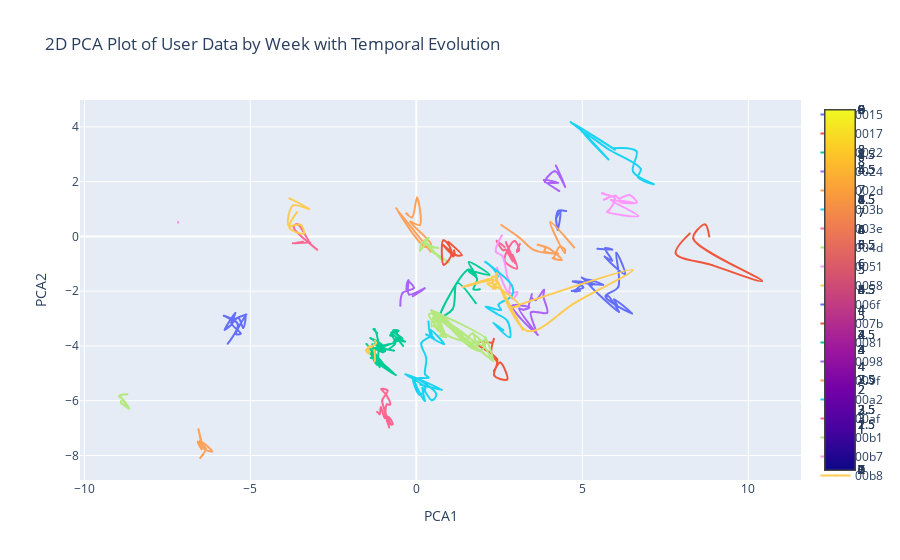

Notebook code cell kept with this figure:
### Code cell
unique_cloud_ids = all['CloudId'].unique()[:30]

# Initialize a new figure
fig = go.Figure()

# Iterate over each selected CloudId and add a trace for each
for cloud_id in unique_cloud_ids:
    user_data = all[all['CloudId'] == cloud_id]
    fig.add_trace(go.Scatter(
        x=user_data['PCA1'],
        y=user_data['PCA2'],
        mode='lines+markers',
        line_shape='spline',
        name=f'{cloud_id[:4]}',
        text=user_data.apply(lambda row: '<br>'.join([f'{col}: {row[col]}' for col in ['Weight', 'Basal Metabolic Rate', 'Basal Metabolic Rate Score', 'Degree Of Obesity Perc']]), axis=1),
        hoverinfo='text',
        marker=dict(size=2, showscale=True),  # Adjusted marker size
        line=dict(shape='spline')
    ))

fig.update_layout(
    title='2D PCA Plot of User Data by Week with Temporal Evolution',
    xaxis_title='PCA1',
    yaxis_title='PCA2',
    showlegend=True
)

fig.show()
